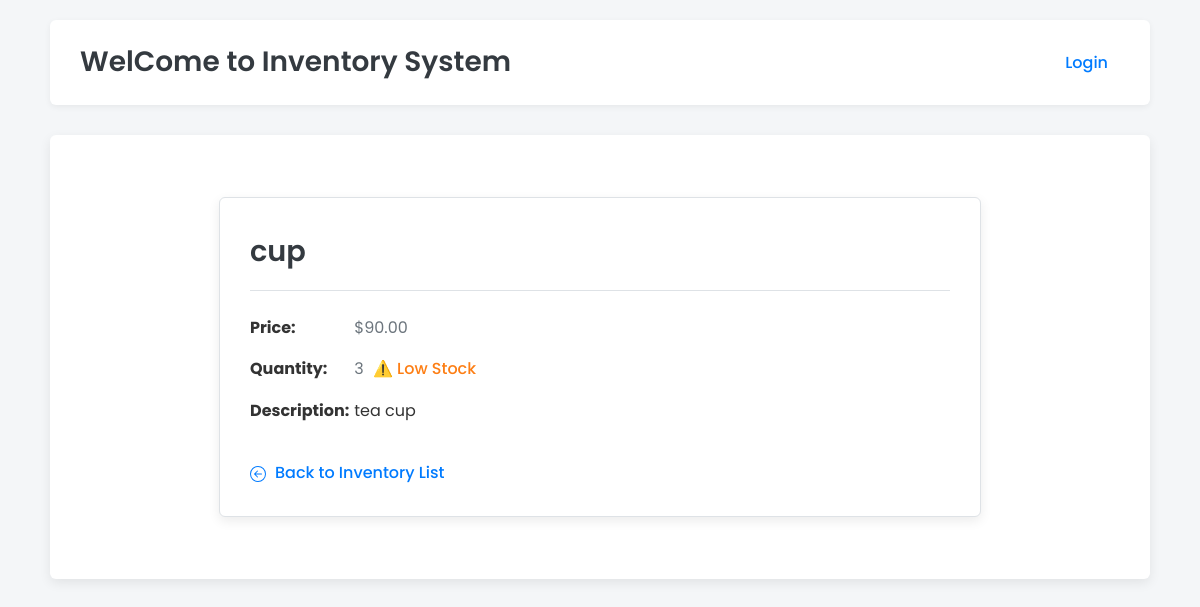
The page /item/7 on the database its author committed.
### model.py (models this page shows)
class Item(Base):
    __tablename__ = "items"
    id = Column(Integer, primary_key=True, index=True)
    name = Column(String, index=True)
    description = Column(String, nullable=True)
    price = Column(Float)
    quantity = Column(Integer)

### main.py (the view)
@app.get("/item/{item_id}", response_class=HTMLResponse)
def item_detail_ui(item_id: int, request: Request, db: Session = Depends(get_db)):
    username = request.cookies.get("user")
    user = db.query(model.User).filter(model.User.username == username).first()
    item = db.query(model.Item).filter(model.Item.id == item_id).first()
    if item is None:
        raise HTTPException(status_code=404, detail="Item not found")
    return templates.TemplateResponse("item.html", {"request": request, "item": item, "user": user})

### templates/item.html (shortened to what this page needs)
{% extends "main.html" %}
{% block content %}
<div class="item-details-card">
  <h2>{{ item.name }}</h2>
  <p><strong>Price:</strong> ${{ "%.2f"|format(item.price) }}</p>
  <p><strong>Quantity:</strong> {{ item.quantity }}
    {% if item.quantity == 0 %}
      <span class="status-out">❌ Out of Stock</span>
    {% elif item.quantity < 5 %}
      <span class="status-low">⚠️ Low Stock</span>
    {% else %}
      <span class="status-in">✔️ In Stock</span>
    {% endif %}
  </p>
  <p><strong>Description:</strong> <span style="color: var(--text-color);">{{ item.description or "No description provided." }}</span></p>
  <a href="/" class="back-link">
    Back to Inventory List
  </a>
</div>
{% endblock %}

### templates/main.html (style rules this page uses)
:root { --primary-color: #007bff; --primary-hover-color: #0056b3; --secondary-color: #6c757d; --success-color: #28a745; --success-hover-color: #1e7e34; --danger-color: #dc3545; --danger-hover-color: #c82333; --light-color: #f8f9fa; --dark-color: #343a40; --text-color: #333; --text-muted: #6c757d; --border-color: #dee2e6; --background-color: #f4f6f8; --card-bg: #ffffff; --font-family-sans-serif: 'Poppins', sans-serif; --border-radius: 0.375rem; --box-shadow: 0 4px 12px rgba(0, 0, 0, 0.08); --box-shadow-sm: 0 2px 6px rgba(0, 0, 0, 0.06); }
body { font-family: var(--font-family-sans-serif); background-color: var(--background-color); color: var(--text-color); margin: 0; padding: 0; line-height: 1.6; }
.back-link { display: inline-block; margin-top: 1.5rem; color: var(--primary-color); text-decoration: none; font-weight: 500; }
.back-link svg { margin-right: 0.3rem; vertical-align: middle; }

### templates/item.html (style rules this page uses)
.item-details-card { max-width: 700px; margin: 2rem auto; padding: 30px; background-color: var(--card-bg); border: 1px solid var(--border-color); border-radius: var(--border-radius); box-shadow: var(--box-shadow); }
.item-details-card h2 { margin-top: 0; margin-bottom: 1.5rem; font-size: 1.8rem; font-weight: 600; color: var(--dark-color); border-bottom: 1px solid var(--border-color); padding-bottom: 1rem; }
.item-details-card p { font-size: 1rem; margin-bottom: 0.8rem; color: var(--text-muted); }
.item-details-card p strong { color: var(--text-color); min-width: 100px; display: inline-block; }
.item-details-card .status-low { color: #fd7e14; font-weight: 500; margin-left: 5px; }
.item-details-card .back-link svg { transition: transform 0.2s ease-in-out; }

### rows shown on the page
Item: name "cup", price "90.00", quantity "3", description "tea cup"
